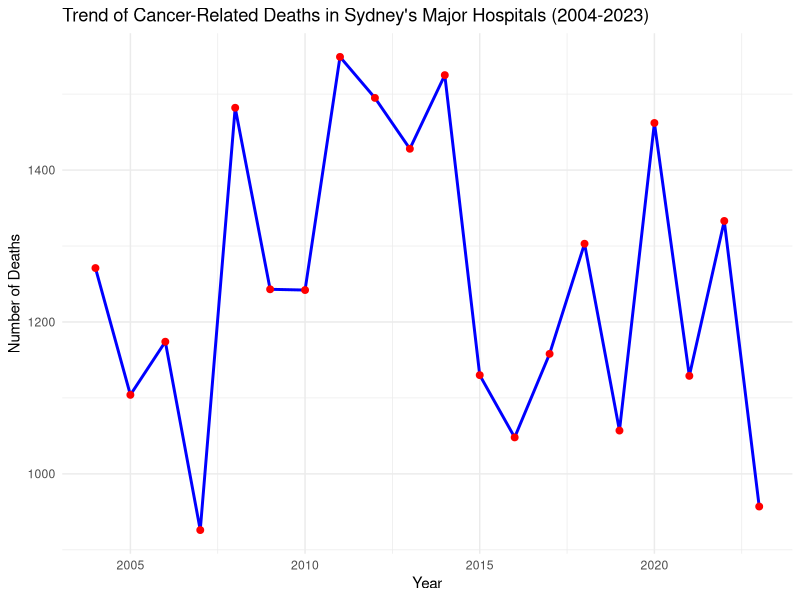

Write the R code that produced this figure.
library(ggplot2)
library(dplyr)

data <- read.csv("cancer_deaths_data.csv")
yearly_totals <- data %>%
  group_by(Year) %>%
  summarise(TotalDeaths = sum(Number_of_Deaths))

# Plot
ggplot(yearly_totals, aes(x = Year, y = TotalDeaths)) +
  geom_line(color = "blue", size = 1) + 
  geom_point(color = "red", size = 2) +
  theme_minimal() +
  labs(title = "Trend of Cancer-Related Deaths in Sydney's Major Hospitals (2004-2023)",
       x = "Year",
       y = "Number of Deaths")
